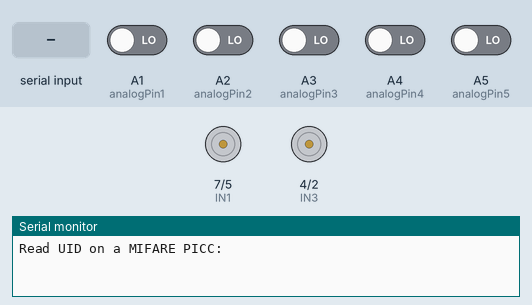
A sketch run on a simulated Arduino Uno, built with avr-gcc and run on an emulated ATmega328P. Parts: motor-driver pin pairs drawn as motors (green arrow = first pin HIGH = forward, orange = second pin HIGH = backward, longer = more drive, scaled by the enable pin), the last lines printed to the serial monitor. The test bench sets the inputs (shaded band); at power-on: A1 (analogPin1), A2 (analogPin2), A3 (analogPin3), A4 (analogPin4), A5 (analogPin5) LOW.

Above: at 1.2 s.
1.3 s: "e\n" received over the second serial link
At 3.88 s:
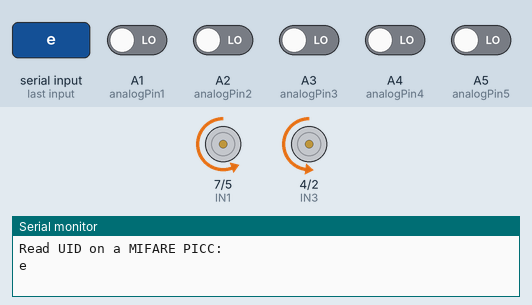
4.3 s: A1 (analogPin1) driven HIGH
At 5.0 s:
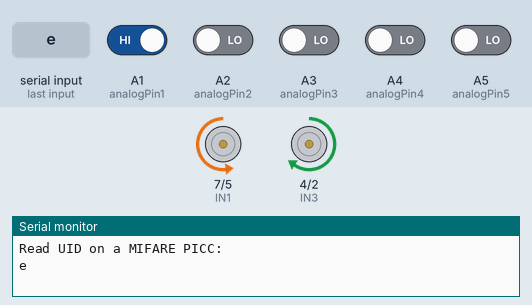
6.0 s: A2 (analogPin2) driven HIGH
At 6.7 s:
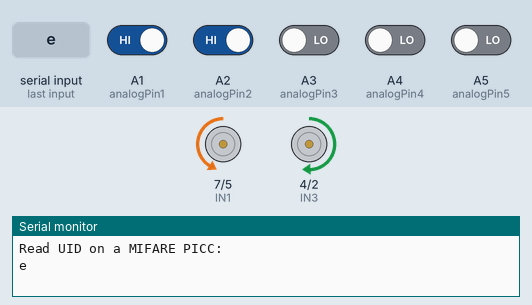
7.5 s: A4 (analogPin4) driven HIGH
At 8.2 s:
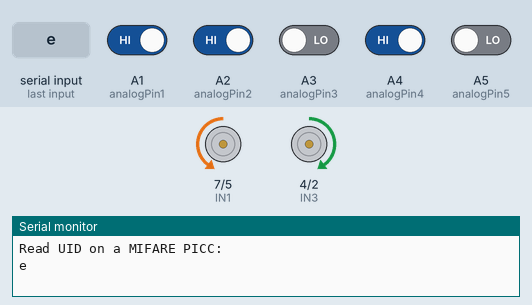
9.0 s: A3 (analogPin3) driven HIGH
At 10.04 s:
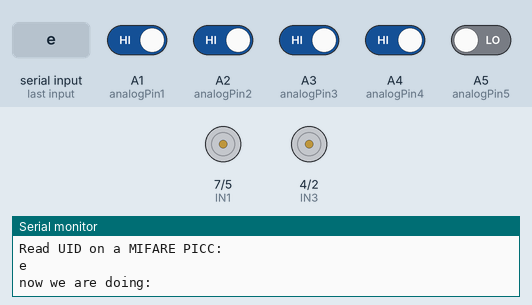
12.0 s: A2 (analogPin2) driven LOW
Timing chart, 0 to 14.6 s (numbered marks = the images above; inputs shaded):
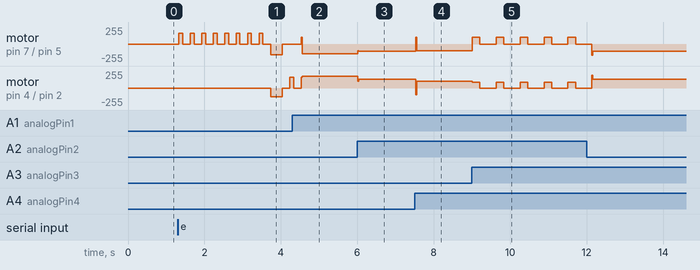

The sketch:

turn2.ino
```cpp
#include<SPI.h>
#include<MFRC522.h>
//#include "motor.h"
#define RST_PIN 9
#define SS_PIN  10
MFRC522 *mfrc522;
int ENA=6;
int IN1=7;
int IN2=5;
int IN3=4;
int IN4=2;
int ENB=3;
int vl=130;
int vr=130;
int t = 0;
double pre_error = 0;
double derror = 0;
int sensorValue1=digitalRead(A1);
int sensorValue2=digitalRead(A2);
int sensorValue3=digitalRead(A3);
int sensorValue4=digitalRead(A4);
int sensorValue5=digitalRead(A5);
//藍芽腳位與程式庫
#include <SoftwareSerial.h>
SoftwareSerial BT (8, A0);


int n = 0;
int n_act = 0;
int reading = 1;
char action[100];
int count_action=0;
bool getting_action=true;
#define analogPin1 A1 //最左
#define analogPin2 A2
#define analogPin3 A3
#define analogPin4 A4
#define analogPin5 A5 //最右


void setup() {
  pinMode(ENA,OUTPUT);
  pinMode(IN1,OUTPUT);
  pinMode(IN2,OUTPUT);
  pinMode(IN3,OUTPUT);
  pinMode(IN4,OUTPUT);
  pinMode(ENB,OUTPUT);
  pinMode(A1,INPUT);
  pinMode(A2,INPUT);
  pinMode(A3,INPUT);
  pinMode(A4,INPUT);
  pinMode(A5,INPUT);
  Serial.begin(9600);
  SPI.begin();
  BT.begin(9600);
  mfrc522 = new MFRC522(SS_PIN, RST_PIN);
  mfrc522 -> PCD_Init();
  Serial.println(F("Read UID on a MIFARE PICC:"));
  get_action();

}

void MotorWriting(double VL,double VR ){
  if(VL>=0)analogWrite(ENA, VL); //左輪
  else analogWrite(ENA, VL*(-1));
  if(VR>=0)analogWrite(ENB, VR); //右輪
  else analogWrite(ENB, VR*(-1));

  if(VL>=0){
    digitalWrite(IN1, HIGH);
    digitalWrite(IN2, LOW);
  }
  else {
    digitalWrite(IN1, LOW);
    digitalWrite(IN2, HIGH);
  }

  if(VR>=0){
    digitalWrite(IN3, HIGH);
    digitalWrite(IN4, LOW);
  }
  else {
    digitalWrite(IN3, LOW);
    digitalWrite(IN4, HIGH);
  }
}
void usuallydrive(){

  MotorWriting(vl,vr);
  int l2=digitalRead(A1);
  int l1=digitalRead(A2);
  int m=digitalRead(A3);
  int r1=digitalRead(A4);
  int r2=digitalRead(A5);
  double w1=1;
  double w2=2;
  double error=(-1)*l2*w2-l1*w1+r1*w1+r2*w2+0.5*(w1+w2)*(l1+l2==2)+0.5*w1*(m+l1==2)-0.5*(w1+w2)*(r1+r2==2)-0.5*w1*(m+r1==2);

  if(t==0)t++;
  else derror = error - pre_error;
  pre_error=error;


  int corr=80*error + 60*derror;
  int v_m=15;
  vl=v_m+corr;
  vr=v_m-corr;

  if (vl>255)vl=255;
  else if(vl>0&&vl<100)vl=100;
  else if(vl<0&&vl>-100)vl=-100;
  else if(vl<-255)vl=-255;

  if (vr>255)vr=255;
  else if(vr>0&&vr<100)vr=100;
  else if(vr<0&&vr>-100)vr=-100;
  else if(vr<-255)vr=-255;

}

void advance(){
     MotorWriting(100,85);
     delay(230);
     sensorValue1=digitalRead(A1);
     sensorValue2=digitalRead(A2);
     sensorValue3=digitalRead(A3);
     sensorValue4=digitalRead(A4);
     sensorValue5=digitalRead(A5);
     while(sensorValue1+sensorValue2+sensorValue3+sensorValue4+sensorValue5 >=3){
       MotorWriting(100,85);  //130
       delay(10);
       sensorValue1=digitalRead(A1);
       sensorValue2=digitalRead(A2);
       sensorValue3=digitalRead(A3);
       sensorValue4=digitalRead(A4);
       sensorValue5=digitalRead(A5);
     }

  }
void turn_right(){
     MotorWriting(130,0);
     delay(800);
     sensorValue1=digitalRead(A1);
     sensorValue2=digitalRead(A2);
     sensorValue3=digitalRead(A3);
     sensorValue4=digitalRead(A4);
     sensorValue5=digitalRead(A5);
     while(sensorValue1+sensorValue2+sensorValue3+sensorValue4+sensorValue5 == 0){
       MotorWriting(130,0);  //130
       delay(10);
       sensorValue1=digitalRead(A1);
       sensorValue2=digitalRead(A2);
       sensorValue3=digitalRead(A3);
       sensorValue4=digitalRead(A4);
       sensorValue5=digitalRead(A5);
     }
     MotorWriting(0,0);
     delay(200);
  }
void turn_left(){
     MotorWriting(0,100);
     delay(650);
     sensorValue1=digitalRead(A1);
     sensorValue2=digitalRead(A2);
     sensorValue3=digitalRead(A3);
     sensorValue4=digitalRead(A4);
     sensorValue5=digitalRead(A5);
     while(sensorValue1+sensorValue2+sensorValue3+sensorValue4+sensorValue5 == 0||sensorValue1+sensorValue2+sensorValue3+sensorValue4+sensorValue5 >= 3){
       MotorWriting(0,130);  //130
       delay(10);
       sensorValue1=digitalRead(A1);
       sensorValue2=digitalRead(A2);
       sensorValue3=digitalRead(A3);
       sensorValue4=digitalRead(A4);
       sensorValue5=digitalRead(A5);
     }
     MotorWriting(0,0);
     delay(200);
  }
void big_turn(){
     find_uid();//找寶藏
     MotorWriting(130,0);
     delay(900);
     MotorWriting(0,0);
     delay(300);
     MotorWriting(-100,-100);
     delay(450);
     MotorWriting(0,0);
     delay(300);
     MotorWriting(130,0);
     delay(600); //600
     find_uid();//找寶藏
     sensorValue1=digitalRead(A1);
     sensorValue2=digitalRead(A2);
     sensorValue3=digitalRead(A3);
     sensorValue4=digitalRead(A4);
     sensorValue5=digitalRead(A5);
     while(sensorValue1+sensorValue2+sensorValue3+sensorValue4+sensorValue5 == 0){
      sensorValue1=digitalRead(A1);
      sensorValue2=digitalRead(A2);
      sensorValue3=digitalRead(A3);
      sensorValue4=digitalRead(A4);
      sensorValue5=digitalRead(A5);
      MotorWriting(130,0);  //130
      delay(10);
      }
     MotorWriting(0,0);
     delay(200);
     sensorValue1=digitalRead(A1);
     sensorValue2=digitalRead(A2);
     sensorValue3=digitalRead(A3);
     sensorValue4=digitalRead(A4);
     sensorValue5=digitalRead(A5);
     //避免重複讀死巷塊
     if(sensorValue1+sensorValue2+sensorValue3+sensorValue4+sensorValue5 >= 4){
        MotorWriting(100,85);
        delay(200);
        find_line();
//        sensorValue1=digitalRead(A1);
//       sensorValue2=digitalRead(A2);
//     sensorValue3=digitalRead(A3);
//     sensorValue4=digitalRead(A4);
//     sensorValue5=digitalRead(A5);
//        while(sensorValue1+sensorValue2+sensorValue3+sensorValue4+sensorValue5 == 0){
//          sensorValue1=digitalRead(A1);
//          sensorValue2=digitalRead(A2);
//          sensorValue3=digitalRead(A3);
//          sensorValue4=digitalRead(A4);
//          sensorValue5=digitalRead(A5);
//          MotorWriting(160,0);  //130
//          delay(10);
//        }
      }

  }
void car_stop(){
  MotorWriting(0,0);
  delay(10000);
}

void bt_print_byte(int origin){
  int first = origin / 16;
  int second = origin % 16 ;
  //Serial.println(first);
  //Serial.println(second);
  char fir = first <= 9 ? char(first)+'0':char(first-10)+'A';
  char sec = second <= 9 ? char(second)+'0':char(second-10)+'A';
  //Serial.println(fir);
  //Serial.println(sec);
  BT.write(fir);
  //BT.write('\n');
  BT.write(sec);

}
  void find_uid(){
  while (mfrc522 -> PICC_IsNewCardPresent() && mfrc522 -> PICC_ReadCardSerial()) {
      byte *id = mfrc522->uid.uidByte;   // 取得卡片的UID
      byte idSize = mfrc522->uid.size;   // 取得UID的長度
      Serial.print("UID Size: ");       // 顯示卡片的UID長度值
      Serial.println(idSize);
      for (int i = 0; i < idSize; i++) {  // 逐一顯示UID碼
        Serial.print("id[");
        Serial.print(i);
        Serial.print("]: ");
        Serial.println(id[i]);
        //Serial.println(id[i]/16);
        //Serial.println(id[i]%16);
        Serial.println(id[i], HEX);       // 以16進位顯示UID值
        bt_print_byte(id[i]);

      }
      Serial.println();
      BT.write('\n');
      mfrc522->PICC_HaltA();  // 讓卡片進入停止模式
    }
  return;
}
void get_action(){
  while(BT.available()){
      action[count_action]=char(BT.read());
      if(action[count_action]=='e'){
        getting_action=false;
        Serial.println(action);
      }
      count_action++;
      //Serial.println(action);
     }
}
void car_action(char cmd){
  if(cmd=='1') advance();
  else if(cmd=='2') big_turn();
  else if(cmd=='3') turn_right();
  else if(cmd=='4') turn_left();
  else if(cmd=='e') car_stop();
  Serial.print("now we are doing:");
  Serial.println(cmd);
  }

  void find_line(){
      sensorValue1=digitalRead(A1);
      sensorValue2=digitalRead(A2);
      sensorValue3=digitalRead(A3);
      sensorValue4=digitalRead(A4);
      sensorValue5=digitalRead(A5);
      while((sensorValue1+sensorValue2+sensorValue3+sensorValue4+sensorValue5) == 0){
        if(n<8){
          MotorWriting(160,0);  //大右擺
          delay(100);
          MotorWriting(0,0);
          delay(200);
          sensorValue1=digitalRead(A1);
          sensorValue2=digitalRead(A2);
          sensorValue3=digitalRead(A3);
          sensorValue4=digitalRead(A4);
          sensorValue5=digitalRead(A5);
          n ++;
          if((sensorValue1+sensorValue2+sensorValue3+sensorValue4+sensorValue5) != 0) {
            n=0;
            break;

          }
        }
        else{
            MotorWriting(0,160);  //大左擺
            delay(100);
            MotorWriting(0,0);
            delay(200);
            sensorValue1=digitalRead(A1);
            sensorValue2=digitalRead(A2);
            sensorValue3=digitalRead(A3);
            sensorValue4=digitalRead(A4);
            sensorValue5=digitalRead(A5);
            n ++;
            if((sensorValue1+sensorValue2+sensorValue3+sensorValue4+sensorValue5) != 0) {
              n=0;
              break;

            }
        }
        if(n==8){
          MotorWriting(-100,-85);  //大左擺
          delay(300);
          MotorWriting(0,0);
          delay(200);
        }
    }
    usuallydrive();
  }
  void loop() {
    find_uid();
    if(getting_action)get_action();
    else{
      usuallydrive();
      //狀況一:遇到直行塊
      find_line();
      //狀況二:遇到轉彎塊或死巷塊
      sensorValue1=digitalRead(A1);
      sensorValue2=digitalRead(A2);
      sensorValue3=digitalRead(A3);
      sensorValue4=digitalRead(A4);
      sensorValue5=digitalRead(A5);

      if(sensorValue1+sensorValue2+sensorValue3+sensorValue4+sensorValue5 >= 4){
        MotorWriting(100,85);
        delay(200);
        sensorValue1=digitalRead(A1);
        sensorValue2=digitalRead(A2);
        sensorValue3=digitalRead(A3);
        sensorValue4=digitalRead(A4);
        sensorValue5=digitalRead(A5);
        MotorWriting(0,0);
        delay(400);
        car_action(action[reading]);


        reading+=1;
        }

     }

}
```

Measured:
- after the input at 1.3 s, motor on pin 7 (IN1) / pin 5 (IN2): stopped → forward 160/255 at once, → stopped 0.10 s later, → forward 160/255 0.20 s later, → stopped 0.10 s later, … (18 changes in this stretch); motor on pin 4 (IN3) / pin 2 (IN4): stopped → backward 130/255 after 2.4 s, → stopped 0.30 s later, → forward 160/255 0.20 s later
- after the input at 4.3 s, motor on pin 7 (IN1) / pin 5 (IN2): stopped → backward 145/255 after 0.23 s
- after the input at 6.0 s, motor on pin 7 (IN1) / pin 5 (IN2): backward 145/255 → backward 105/255 at once; motor on pin 4 (IN3) / pin 2 (IN4): forward 175/255 → forward 135/255 at once
- after the input at 7.5 s, motor on pin 7 (IN1) / pin 5 (IN2): backward 105/255 → backward 100/255 at once; motor on pin 4 (IN3) / pin 2 (IN4): forward 135/255 → forward 100/255 at once
- after the input at 9.0 s, motor on pin 7 (IN1) / pin 5 (IN2): alternates forward 100/255 for 0.20 s and stopped for 0.43 s, starting at once; motor on pin 4 (IN3) / pin 2 (IN4): alternates forward 85/255 for 0.20 s and stopped for 0.43 s, starting at once
